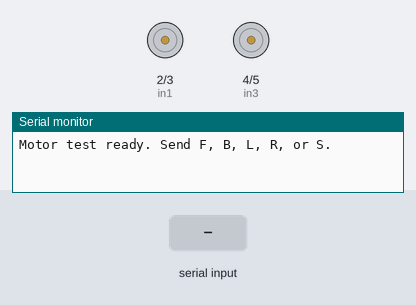
This sketch was run on a simulated Arduino Uno, built with avr-gcc and run on an emulated ATmega328P. Parts: motor-driver pin pairs drawn as motors (green arrow = first pin HIGH = forward, orange = second pin HIGH = backward, longer = more drive), the last lines printed to the serial monitor. Inputs (shaded band) come from the test bench.

Above: at 1.2 s.
1.3 s: "F" received over Serial
At 2.5 s:
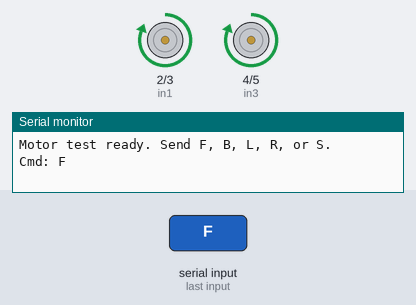
2.8 s: "B" received over Serial
At 3.8 s:
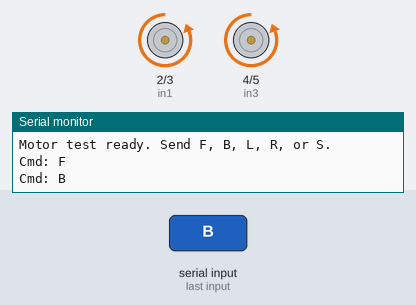
4.3 s: "L" received over Serial
At 4.9 s:
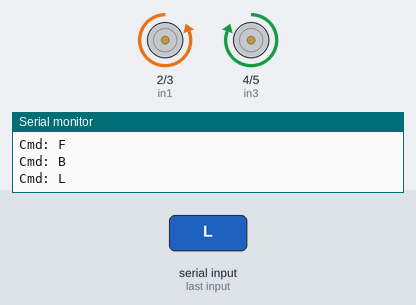
5.8 s: "R" received over Serial
At 6.1 s:
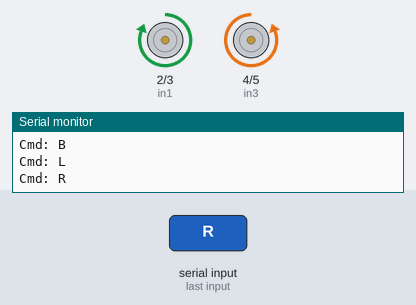
Timing chart, 0 to 8.3 s (numbered marks = the images above; inputs shaded):
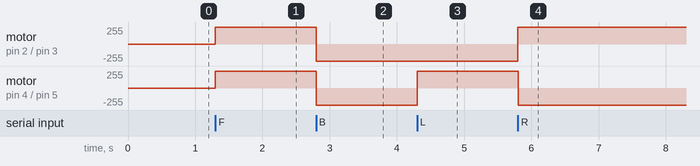

The sketch:

motor_test.ino
```cpp
const int in1 = 2, in2 = 3, in3 = 4, in4 = 5;
void setup() {
  pinMode(in1, OUTPUT); pinMode(in2, OUTPUT);
  pinMode(in3, OUTPUT); pinMode(in4, OUTPUT);
  Serial.begin(9600);
  Serial.println("Motor test ready. Send F, B, L, R, or S.");
}
void loop() {
  if (Serial.available()) {
    char c = toupper(Serial.read());
    switch(c) {
      case 'F': forward();    break;
      case 'B': backward();   break;
      case 'L': turnLeft();   break;
      case 'R': turnRight();  break;
      case 'S': stopAll();    break;
    }
    Serial.print("Cmd: "); Serial.println(c);
  }
}
void forward()   { digitalWrite(in1,HIGH); digitalWrite(in2,LOW);
                  digitalWrite(in3,HIGH); digitalWrite(in4,LOW); }
void backward()  { digitalWrite(in1,LOW); digitalWrite(in2,HIGH);
                  digitalWrite(in3,LOW); digitalWrite(in4,HIGH); }
void turnLeft()  { digitalWrite(in1,LOW); digitalWrite(in2,HIGH);
                  digitalWrite(in3,HIGH); digitalWrite(in4,LOW); }
void turnRight() { digitalWrite(in1,HIGH); digitalWrite(in2,LOW);
                  digitalWrite(in3,LOW); digitalWrite(in4,HIGH); }
void stopAll()   { digitalWrite(in1,LOW); digitalWrite(in2,LOW);
                  digitalWrite(in3,LOW); digitalWrite(in4,LOW); }
```

Measured:
- after the input at 1.3 s, motor on pin 2 (in1) / pin 3 (in2), motor on pin 4 (in3) / pin 5 (in4): stopped → forward 255/255 at once
- after the input at 2.8 s, motor on pin 2 (in1) / pin 3 (in2), motor on pin 4 (in3) / pin 5 (in4): forward 255/255 → backward 255/255 at once
- after the input at 4.3 s, motor on pin 4 (in3) / pin 5 (in4): backward 255/255 → forward 255/255 at once
- after the input at 5.8 s, motor on pin 2 (in1) / pin 3 (in2): backward 255/255 → forward 255/255 at once; motor on pin 4 (in3) / pin 5 (in4): forward 255/255 → backward 255/255 at once
